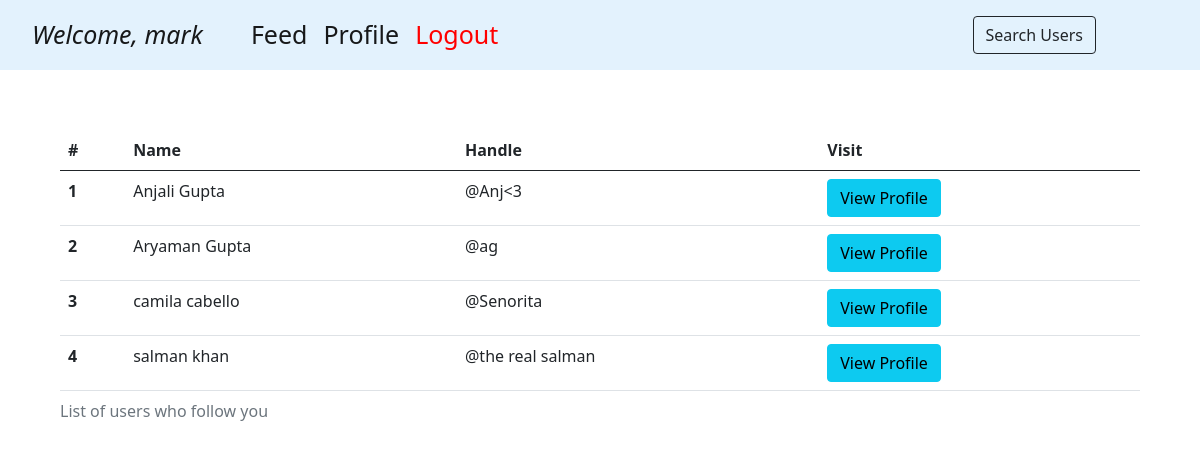
/profile/followers (signed in), run on the app's committed database.
### app.py (models this page shows)
class App_user(db.Model, UserMixin):
    __tablename__ = 'app_user'
    id = db.Column(db.Integer, autoincrement = True, primary_key = True)
    username = db.Column(db.String, nullable = False, unique = True)
    first_name = db.Column(db.String, nullable = False)
    profile_pic = db.Column(db.String, nullable = False)
    last_name = db.Column(db.String, nullable = False)
    password = db.Column(db.String, nullable = False)

### app.py (the view)
@app.route("/profile/followers")
@login_required
def display_followers():
    other_users = App_user.query.filter(App_user.username != current_user.username).all()
    followers = db.session.query(App_user).join(Follower, App_user.id == Follower.ID).filter(Follower.following_ID == current_user.id).all()
    return render_template("followers.html", followers = followers, users = other_users)

### app.py (called while the page is built)
@login_manager.user_loader
def load_user(user):
    return App_user.query.get(int(user))

### templates/followers.html (shortened to what this page needs)
<!DOCTYPE html>
<html lang="en">
<head>
    <link href="https://cdn.jsdelivr.net/npm/bootstrap@5.2.2/dist/css/bootstrap.min.css" rel="stylesheet">      </head>
</head>
<body>
    {% include 'navbar.html' %}
    <div class="t">
    <table class="table">
        <caption>List of users who follow you</caption>
        <thead>
          <tr>
            <th scope="col">#</th>
            <th scope="col">Name</th>
            <th scope="col">Handle</th>
            <th scope="col">Visit</th>
          </tr>
        </thead>
        <tbody>
            {% set x = namespace(value=1) %}
            {% for i in followers %}
          <tr>
            <th scope="row">{{x.value}}{% set x.value = x.value+1 %}</th>
            <td>{{i.first_name}} {{i.last_name}}</td>
            <td>@{{i.username}}</td>
            <td><button class="btn btn-info" onclick = "window.location.href='/feed/{{i.username}}'">View Profile</button></td>
          </tr>
          {% endfor %}
        </tbody>
      </table>
      </div>
</body>
</html>

### templates/navbar.html (shortened to what this page needs)
<link href="https://cdn.jsdelivr.net/npm/bootstrap@5.0.2/dist/css/bootstrap.min.css" rel="stylesheet">
<nav class="navbar navbar-expand-lg  navbar-light" style="background-color: #e3f2fd;">
    <div class="container-fluid">
      <div class="collapse navbar-collapse" id="navbarSupportedContent">
        <ul class="navbar-nav me-auto mb-2 mb-lg-0">
          <li class="nav-item">
            <a class="nav-link active" aria-current="page" style='font-size:25px;'><i>Welcome,
            {{current_user.first_name}}</i></a>
          </li>
          <li class="nav-item">
            <a class="nav-link active" aria-current="page" href="#" style='font-size:25px;'></a>
          </li>
          <li class="nav-item">
            <a class="nav-link active" aria-current="page" href="#" style='font-size:25px;'></a>
          </li>
          <li class="nav-item">
            <a class="nav-link active" aria-current="page" href="/feed" style='font-size:25px;'>Feed</a>
          </li>
          <li class="nav-item">
            <a class="nav-link active" aria-current="page" href="/profile" style='font-size:25px;'>Profile</a>
          </li>
          <li class="nav-item">
            <a class="nav-link active" aria-current="page" href="/logout" style='color:red; font-size:25px;'>Logout</a>
          </li>
        </ul>
        <div class="btn-group" style="padding-right: 5em;">
          <button type="button" class="btn btn-outline-dark" onclick = "window.location.href='/feed/search'">Search Users</button>
        </div>
      </div>
    </div>
  </nav>

### templates/followers.html (style rules this page uses)
.t { display: block; padding: 5%; }

### data on the page
App_user: first_name "mark"
App_user: value "1", first_name "Anjali", last_name "Gupta", username "Anj<3"
App_user: value "2", first_name "Aryaman", last_name "Gupta", username "ag"
App_user: value "3", first_name "camila", last_name "cabello", username "Senorita"
App_user: value "4", first_name "salman", last_name "khan", username "the real salman"
